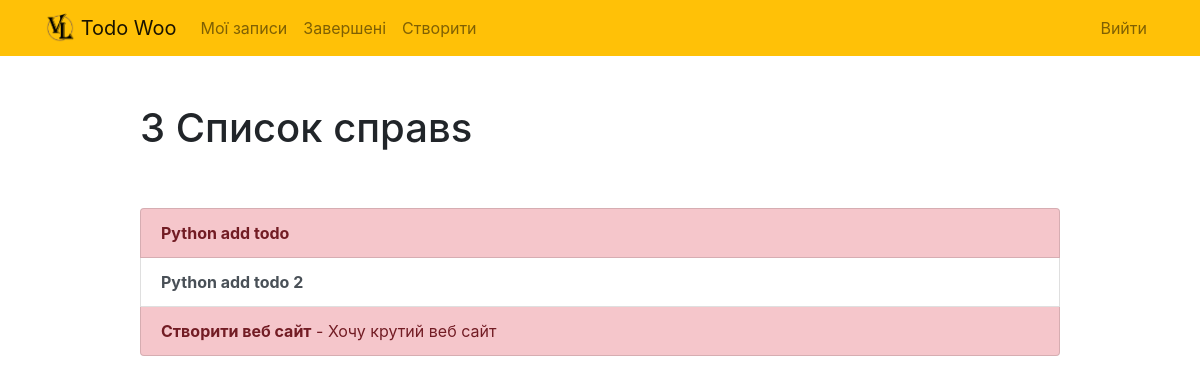
Before: /current/ (signed in) with the older database file.
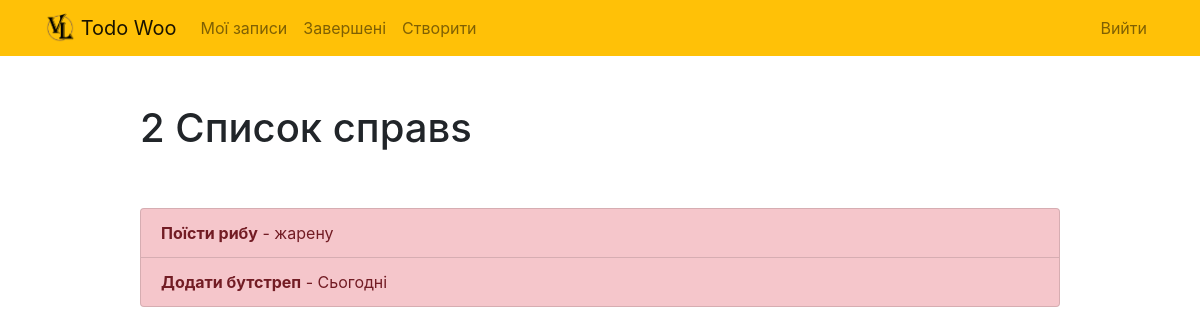
After: the same page with the newer database file.
### todo/models.py (models this page shows, shortened)
class Todo(models.Model):
    title = models.CharField(max_length=100)
    memo = models.TextField(blank=True)
    created = models.DateTimeField(auto_now_add=True)
    datecomleted = models.DateTimeField(null=True, blank=True)
    important = models.BooleanField(default=False)
    user = models.ForeignKey(User, on_delete=models.CASCADE)

### todo/views.py (the view)
# urls.py: path('current/', views.currenttodos, name= 'currenttodos'),
@login_required
def currenttodos(request):
    todos = Todo.objects.filter(user = request.user, datecomleted__isnull=True)
    return render(request, 'todo/currenttodos.html', {'todos':todos})

### todo/templates/todo/currenttodos.html
{% extends "todo/base.html" %}
{% block content %}
    <div class="row justify-content-center mt-5">
        <div class="col-md-10">
            {% if todos %}
                 <h1>{{ todos.count }} Список справ{{ todos.count|pluralize }}</h1>
            {% else %}
                           <h1>Список справ</h1>
            {% endif %}
        </div>
    </div>
    <div class="row justify-content-center mt-5">
        <div class="col-md-10">
        {% if todos %}
            <div class="list-group">
                {% for todo in todos %}
                    <a href="{% url 'viewtodo' todo.id %}" class="list-group-item list-group-item-action{% if todo.important %} list-group-item-danger{% endif %}"><b>{{ todo.title }}</b>{% if todo.memo %} - {{ todo.memo|truncatechars:30 }}{% endif %}</a>
                {% endfor %}
            </div>
        {% else %}
            <div class="text-center">
                <h2>Схоже, у вас немає жодного завдання! Хороша робота.</h2>
            <br>
            <a role="button" class="btn btn-primary" href="{% url 'createtodo' %}">Новий запис</a>
            </div>
        {% endif %}
        </div>
    </div>
{% endblock %}

### todo/templates/todo/base.html (shortened to what this page needs)
{% load static %}
<!doctype html>
<html lang="en">
<head>
    <link rel="stylesheet" href="https://stackpath.bootstrapcdn.com/bootstrap/4.4.1/css/bootstrap.min.css">
</head>
<body>
<nav class="navbar navbar-expand-md navbar-light bg-warning">
<div class="container">
    <a class="navbar-brand" href="{% url 'home' %}">
         <img src="{% static 'todo/logo.png' %}" width="30" height="30" class="d-inline-block align-top">
        <span>Todo Woo</span>
    </a>
    <div class="collapse navbar-collapse" id="navbarNav">
    {% if user.is_authenticated %}
        <ul class="navbar-nav mr-auto">
                <li class="nav-item {{ current }}">
                    <a class="nav-link" href="{% url 'currenttodos' %}">Мої записи</a>
                </li>
                <li class="nav-item {{ completed }}">
                    <a class="nav-link" href="{% url 'completedtodos' %}">Завершені</a>
                </li>
                <li class="nav-item {{ create }}">
                    <a class="nav-link" href="{% url 'createtodo' %}">Створити</a>
                </li>
        </ul>
    {% endif %}
    <ul class="navbar-nav ml-auto">
            {% if user.is_authenticated %}
                <li class="nav-item">
                    <a href="#" onclick="$('#signOutBtn').click()" class="nav-link">Вийти</a>
                </li>
            {% endif %}
        </ul>
    </div>
</div>
</nav>
<div class="container">
{% block content %}{% endblock %}
</div>
</body>
</html>

Changed rows visible on the page:
removed Todo: title "Python add todo"
removed Todo: title "Python add todo 2", important False (drawn)
removed Todo: title "Створити веб сайт", memo "Хочу крутий веб сайт"
added Todo: title "Поїсти рибу", memo "жарену"
added Todo: title "Додати бутстреп", memo "Сьогодні"
Other visible differences:
{{ todos.count }}: "3" → "2"
